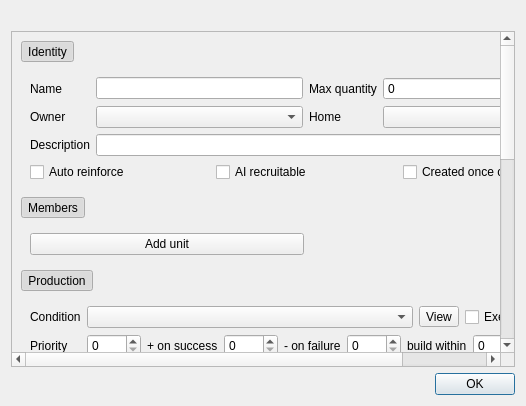
<?xml version="1.0" encoding="UTF-8"?>
<ui version="4.0">
 <class>WBQtTeamSheetDialog</class>
 <widget class="QDialog" name="WBQtTeamSheetDialog">
  <property name="windowTitle">
   <string>Edit Team Template</string>
  </property>
  <layout class="QVBoxLayout" name="rootLayout" stretch="0,1,0">
   <item>
    <widget class="QLabel" name="warningsLabel">
     <property name="wordWrap">
      <bool>true</bool>
     </property>
    </widget>
   </item>
   <item>
    <widget class="QScrollArea" name="scroll">
     <property name="widgetResizable">
      <bool>true</bool>
     </property>
     <widget class="QWidget" name="page">
      <layout class="QVBoxLayout" name="pageLayout">
       <item>
        <widget class="QToolButton" name="identityHeader">
         <property name="text">
          <string>Identity</string>
         </property>
         <property name="checkable">
          <bool>true</bool>
         </property>
         <property name="checked">
          <bool>true</bool>
         </property>
         <property name="autoRaise">
          <bool>true</bool>
         </property>
         <property name="toolButtonStyle">
          <enum>Qt::ToolButtonTextBesideIcon</enum>
         </property>
        </widget>
       </item>
       <item>
        <widget class="QWidget" name="identityBody">
         <layout class="QGridLayout" name="identityGrid" columnstretch="0,1,0,1">
          <item row="0" column="0">
           <widget class="QLabel" name="nameLabel">
            <property name="text">
             <string>Name</string>
            </property>
           </widget>
          </item>
          <item row="0" column="1">
           <widget class="QLineEdit" name="nameEdit" />
          </item>
          <item row="0" column="2">
           <widget class="QLabel" name="maxQuantityLabel">
            <property name="text">
             <string>Max quantity</string>
            </property>
           </widget>
          </item>
          <item row="0" column="3">
           <widget class="QSpinBox" name="maxSpin">
            <property name="maximum">
             <number>9999</number>
            </property>
           </widget>
          </item>
          <item row="1" column="0">
           <widget class="QLabel" name="ownerLabel">
            <property name="text">
             <string>Owner</string>
            </property>
           </widget>
          </item>
          <item row="1" column="1">
           <widget class="QComboBox" name="ownerCombo" />
          </item>
          <item row="1" column="2">
           <widget class="QLabel" name="homeLabel">
            <property name="text">
             <string>Home</string>
            </property>
           </widget>
          </item>
          <item row="1" column="3">
           <widget class="QComboBox" name="homeWaypointCombo" />
          </item>
          <item row="2" column="0">
           <widget class="QLabel" name="descLabel">
            <property name="text">
             <string>Description</string>
            </property>
           </widget>
          </item>
          <item row="2" column="1" colspan="3">
           <widget class="QLineEdit" name="descriptionEdit" />
          </item>
          <item row="3" column="0" colspan="4">
           <layout class="QHBoxLayout" name="recruitRow">
            <item>
             <widget class="QCheckBox" name="autoReinforceCheck">
              <property name="text">
               <string>Auto reinforce</string>
              </property>
             </widget>
            </item>
            <item>
             <widget class="QCheckBox" name="aiRecruitableCheck">
              <property name="text">
               <string>AI recruitable</string>
              </property>
             </widget>
            </item>
            <item>
             <widget class="QCheckBox" name="singletonCheck">
              <property name="text">
               <string>Created once only</string>
              </property>
             </widget>
            </item>
            <item>
             <spacer name="recruitRowSpacer">
              <property name="orientation">
               <enum>Qt::Horizontal</enum>
              </property>
             </spacer>
            </item>
           </layout>
          </item>
         </layout>
        </widget>
       </item>
       <item>
        <widget class="QToolButton" name="membersHeader">
         <property name="text">
          <string>Members</string>
         </property>
         <property name="checkable">
          <bool>true</bool>
         </property>
         <property name="checked">
          <bool>true</bool>
         </property>
         <property name="autoRaise">
          <bool>true</bool>
         </property>
         <property name="toolButtonStyle">
          <enum>Qt::ToolButtonTextBesideIcon</enum>
         </property>
        </widget>
       </item>
       <item>
        <widget class="QWidget" name="membersBody">
         <layout class="QVBoxLayout" name="membersLayout">
          <item>
           <layout class="QGridLayout" name="membersGrid" columnstretch="1,0,0,0,0" />
          </item>
          <item>
           <layout class="QHBoxLayout" name="membersFooter">
            <item>
             <widget class="QPushButton" name="addUnitButton">
              <property name="text">
               <string>Add unit</string>
              </property>
             </widget>
            </item>
            <item>
             <widget class="QLabel" name="totalLabel">
              <property name="text">
               <string />
              </property>
             </widget>
            </item>
            <item>
             <spacer name="membersFooterSpacer">
              <property name="orientation">
               <enum>Qt::Horizontal</enum>
              </property>
             </spacer>
            </item>
           </layout>
          </item>
         </layout>
        </widget>
       </item>
       <item>
        <widget class="QToolButton" name="productionHeader">
         <property name="text">
          <string>Production</string>
         </property>
         <property name="checkable">
          <bool>true</bool>
         </property>
         <property name="checked">
          <bool>true</bool>
         </property>
         <property name="autoRaise">
          <bool>true</bool>
         </property>
         <property name="toolButtonStyle">
          <enum>Qt::ToolButtonTextBesideIcon</enum>
         </property>
        </widget>
       </item>
       <item>
        <widget class="QWidget" name="productionBody">
         <layout class="QGridLayout" name="productionGrid" columnstretch="0,1,0,0">
          <item row="0" column="0">
           <widget class="QLabel" name="conditionLabel">
            <property name="text">
             <string>Condition</string>
            </property>
           </widget>
          </item>
          <item row="0" column="1">
           <widget class="QComboBox" name="productionConditionCombo" />
          </item>
          <item row="0" column="2">
           <widget class="QToolButton" name="conditionView">
            <property name="text">
             <string>View</string>
            </property>
           </widget>
          </item>
          <item row="0" column="3">
           <widget class="QCheckBox" name="executeActionsCheck">
            <property name="text">
             <string>Execute its actions</string>
            </property>
           </widget>
          </item>
          <item row="1" column="0">
           <widget class="QLabel" name="priorityLabel">
            <property name="text">
             <string>Priority</string>
            </property>
           </widget>
          </item>
          <item row="1" column="1" colspan="3">
           <layout class="QHBoxLayout" name="priorityRow">
            <item>
             <widget class="QSpinBox" name="prioritySpin">
              <property name="maximum">
               <number>9999</number>
              </property>
             </widget>
            </item>
            <item>
             <widget class="QLabel" name="increaseLabel">
              <property name="text">
               <string>+ on success</string>
              </property>
             </widget>
            </item>
            <item>
             <widget class="QSpinBox" name="increaseSpin">
              <property name="maximum">
               <number>9999</number>
              </property>
             </widget>
            </item>
            <item>
             <widget class="QLabel" name="decreaseLabel">
              <property name="text">
               <string>- on failure</string>
              </property>
             </widget>
            </item>
            <item>
             <widget class="QSpinBox" name="decreaseSpin">
              <property name="maximum">
               <number>9999</number>
              </property>
             </widget>
            </item>
            <item>
             <widget class="QLabel" name="buildForLabel">
              <property name="text">
               <string>build within</string>
              </property>
             </widget>
            </item>
            <item>
             <widget class="QSpinBox" name="framesSpin">
              <property name="maximum">
               <number>999999</number>
              </property>
             </widget>
            </item>
            <item>
             <widget class="QLabel" name="framesLabel">
              <property name="text">
               <string>frames</string>
              </property>
             </widget>
            </item>
            <item>
             <spacer name="priorityRowSpacer">
              <property name="orientation">
               <enum>Qt::Horizontal</enum>
              </property>
             </spacer>
            </item>
           </layout>
          </item>
         </layout>
        </widget>
       </item>
       <item>
        <widget class="QToolButton" name="reinforcementHeader">
         <property name="text">
          <string>Reinforcement</string>
         </property>
         <property name="checkable">
          <bool>true</bool>
         </property>
         <property name="checked">
          <bool>true</bool>
         </property>
         <property name="autoRaise">
          <bool>true</bool>
         </property>
         <property name="toolButtonStyle">
          <enum>Qt::ToolButtonTextBesideIcon</enum>
         </property>
        </widget>
       </item>
       <item>
        <widget class="QWidget" name="reinforcementBody">
         <layout class="QGridLayout" name="reinforcementGrid" columnstretch="0,1">
          <item row="0" column="0">
           <widget class="QCheckBox" name="deployByCheck">
            <property name="text">
             <string>Deploy by</string>
            </property>
           </widget>
          </item>
          <item row="0" column="1">
           <widget class="QComboBox" name="transportCombo" />
          </item>
          <item row="1" column="0">
           <widget class="QLabel" name="waypointLabel">
            <property name="text">
             <string>Start at</string>
            </property>
           </widget>
          </item>
          <item row="1" column="1">
           <widget class="QComboBox" name="waypointCombo" />
          </item>
          <item row="2" column="0">
           <widget class="QLabel" name="veterancyLabel">
            <property name="text">
             <string>Veterancy</string>
            </property>
           </widget>
          </item>
          <item row="2" column="1">
           <widget class="QComboBox" name="veterancyCombo" />
          </item>
          <item row="3" column="0" colspan="2">
           <layout class="QHBoxLayout" name="reinforcementChips">
            <item>
             <widget class="QCheckBox" name="transportsExitCheck">
              <property name="text">
               <string>Transports exit after unloading</string>
              </property>
             </widget>
            </item>
            <item>
             <widget class="QCheckBox" name="teamStartsFullCheck">
              <property name="text">
               <string>Load members into transports</string>
              </property>
             </widget>
            </item>
            <item>
             <spacer name="reinforcementChipsSpacer">
              <property name="orientation">
               <enum>Qt::Horizontal</enum>
              </property>
             </spacer>
            </item>
           </layout>
          </item>
         </layout>
        </widget>
       </item>
       <item>
        <widget class="QToolButton" name="behaviorHeader">
         <property name="text">
          <string>Behavior</string>
         </property>
         <property name="checkable">
          <bool>true</bool>
         </property>
         <property name="checked">
          <bool>true</bool>
         </property>
         <property name="autoRaise">
          <bool>true</bool>
         </property>
         <property name="toolButtonStyle">
          <enum>Qt::ToolButtonTextBesideIcon</enum>
         </property>
        </widget>
       </item>
       <item>
        <widget class="QWidget" name="behaviorBody">
         <layout class="QGridLayout" name="behaviorGrid" columnstretch="0,0,1,0">
          <item row="0" column="0">
           <widget class="QLabel" name="onCreateLabel">
            <property name="text">
             <string>On create</string>
            </property>
           </widget>
          </item>
          <item row="0" column="2">
           <widget class="QComboBox" name="onCreateCombo" />
          </item>
          <item row="0" column="3">
           <widget class="QToolButton" name="onCreateView">
            <property name="text">
             <string>View</string>
            </property>
           </widget>
          </item>
          <item row="1" column="0">
           <widget class="QLabel" name="onEnemySightedLabel">
            <property name="text">
             <string>On enemy sighted</string>
            </property>
           </widget>
          </item>
          <item row="1" column="2">
           <widget class="QComboBox" name="onEnemySightedCombo" />
          </item>
          <item row="1" column="3">
           <widget class="QToolButton" name="onEnemySightedView">
            <property name="text">
             <string>View</string>
            </property>
           </widget>
          </item>
          <item row="2" column="0">
           <widget class="QLabel" name="onAllClearLabel">
            <property name="text">
             <string>On all clear</string>
            </property>
           </widget>
          </item>
          <item row="2" column="2">
           <widget class="QComboBox" name="onAllClearCombo" />
          </item>
          <item row="2" column="3">
           <widget class="QToolButton" name="onAllClearView">
            <property name="text">
             <string>View</string>
            </property>
           </widget>
          </item>
          <item row="3" column="0">
           <widget class="QLabel" name="onDestroyedLabel">
            <property name="text">
             <string>On destroyed</string>
            </property>
           </widget>
          </item>
          <item row="3" column="1">
           <layout class="QHBoxLayout" name="destroyedRow">
            <item>
             <widget class="QSpinBox" name="percentSpin">
              <property name="maximum">
               <number>100</number>
              </property>
             </widget>
            </item>
            <item>
             <widget class="QLabel" name="percentLabel">
              <property name="text">
               <string>% lost, then</string>
              </property>
             </widget>
            </item>
           </layout>
          </item>
          <item row="3" column="2">
           <widget class="QComboBox" name="onDestroyedCombo" />
          </item>
          <item row="3" column="3">
           <widget class="QToolButton" name="onDestroyedView">
            <property name="text">
             <string>View</string>
            </property>
           </widget>
          </item>
          <item row="4" column="0">
           <widget class="QLabel" name="onIdleLabel">
            <property name="text">
             <string>On idle</string>
            </property>
           </widget>
          </item>
          <item row="4" column="2">
           <widget class="QComboBox" name="onIdleCombo" />
          </item>
          <item row="4" column="3">
           <widget class="QToolButton" name="onIdleView">
            <property name="text">
             <string>View</string>
            </property>
           </widget>
          </item>
          <item row="5" column="0">
           <widget class="QLabel" name="onUnitDestroyedLabel">
            <property name="text">
             <string>On unit destroyed</string>
            </property>
           </widget>
          </item>
          <item row="5" column="2">
           <widget class="QComboBox" name="onUnitDestroyedCombo" />
          </item>
          <item row="5" column="3">
           <widget class="QToolButton" name="onUnitDestroyedView">
            <property name="text">
             <string>View</string>
            </property>
           </widget>
          </item>
          <item row="6" column="0">
           <widget class="QLabel" name="initialLabel">
            <property name="text">
             <string>Initial behavior</string>
            </property>
           </widget>
          </item>
          <item row="6" column="2">
           <widget class="QComboBox" name="enemyInteractionsCombo" />
          </item>
          <item row="7" column="0" colspan="4">
           <layout class="QHBoxLayout" name="behaviorChips">
            <item>
             <widget class="QCheckBox" name="transportsReturnCheck">
              <property name="text">
               <string>Transports return to base</string>
              </property>
             </widget>
            </item>
            <item>
             <widget class="QCheckBox" name="avoidThreatsCheck">
              <property name="text">
               <string>Avoids threats</string>
              </property>
             </widget>
            </item>
            <item>
             <widget class="QCheckBox" name="attackCommonTargetCheck">
              <property name="text">
               <string>Attack a common target</string>
              </property>
             </widget>
            </item>
            <item>
             <spacer name="behaviorChipsSpacer">
              <property name="orientation">
               <enum>Qt::Horizontal</enum>
              </property>
             </spacer>
            </item>
           </layout>
          </item>
         </layout>
        </widget>
       </item>
       <item>
        <widget class="QToolButton" name="genericHeader">
         <property name="text">
          <string>Generic scripts</string>
         </property>
         <property name="checkable">
          <bool>true</bool>
         </property>
         <property name="checked">
          <bool>true</bool>
         </property>
         <property name="autoRaise">
          <bool>true</bool>
         </property>
         <property name="toolButtonStyle">
          <enum>Qt::ToolButtonTextBesideIcon</enum>
         </property>
        </widget>
       </item>
       <item>
        <widget class="QWidget" name="genericBody">
         <layout class="QVBoxLayout" name="genericLayout">
          <item>
           <layout class="QGridLayout" name="genericGrid" columnstretch="0,1,0,0,0,0" />
          </item>
         </layout>
        </widget>
       </item>
       <item>
        <spacer name="pageSpacer">
         <property name="orientation">
          <enum>Qt::Vertical</enum>
         </property>
        </spacer>
       </item>
      </layout>
     </widget>
    </widget>
   </item>
   <item>
    <widget class="QDialogButtonBox" name="buttonBox">
     <property name="standardButtons">
      <set>QDialogButtonBox::Ok</set>
     </property>
    </widget>
   </item>
  </layout>
 </widget>
 <resources />
 <connections />
</ui>
